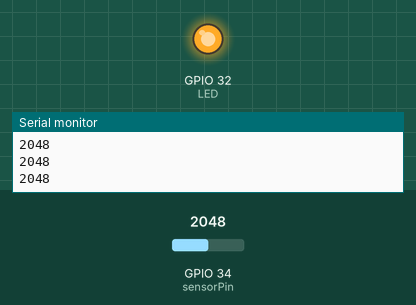
The sketch below on a simulated ESP32. Shown: output pins drawn as LEDs (lit = HIGH), the last lines printed to the serial monitor. Inputs (shaded band) come from the test bench; at power-on: GPIO 34 (sensorPin) = 2048.

Above: at 1.2 s.
1.3 s: GPIO 34 (sensorPin) set to 1544
2.8 s: GPIO 34 (sensorPin) set to 1459
At 3.4 s:
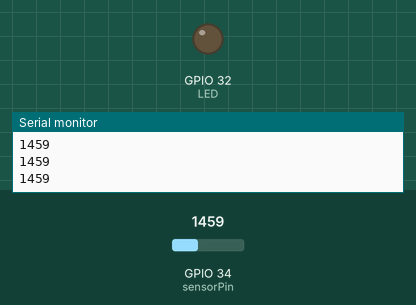
4.3 s: GPIO 34 (sensorPin) set to 1540
At 4.7 s:
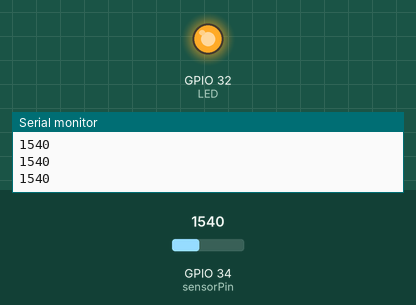
5.8 s: GPIO 34 (sensorPin) set to 1460
At 7.0 s:
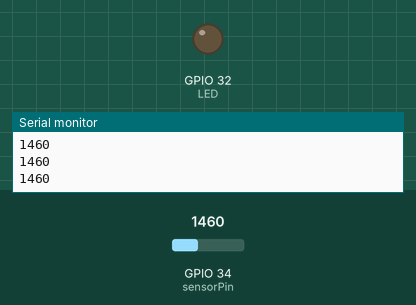
Timing chart, 0 to 8.3 s (numbered marks = the images above; inputs shaded):
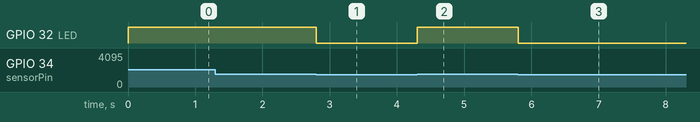

Measured:
- the behaviour switches between 1500 and 1499 on GPIO 34 (sensorPin) (found by bisection; images 0 and 1)
- after the input at 2.8 s, GPIO 32 (LED): HIGH → LOW at once
- after the input at 4.3 s, GPIO 32 (LED): LOW → HIGH at once
- after the input at 5.8 s, GPIO 32 (LED): HIGH → LOW at once

The sketch:

sketch_sep10a.ino
```cpp
#define THRESHOLD 1500
#define LED 32
int sensorPin = 34;    // select the input pin for the potentiometer
int sensorValue = 0;  // variable to store the value coming from the sensor

void setup() {
  pinMode(LED, OUTPUT);
  Serial.begin(9600);
}

void loop() {
  // read the value from the sensor:
  sensorValue = analogRead(sensorPin);
  if (sensorValue >= THRESHOLD) {
    digitalWrite(LED,HIGH);
  }
  else {
    digitalWrite(LED,LOW);
  }
  Serial.println(sensorValue);
}
```
